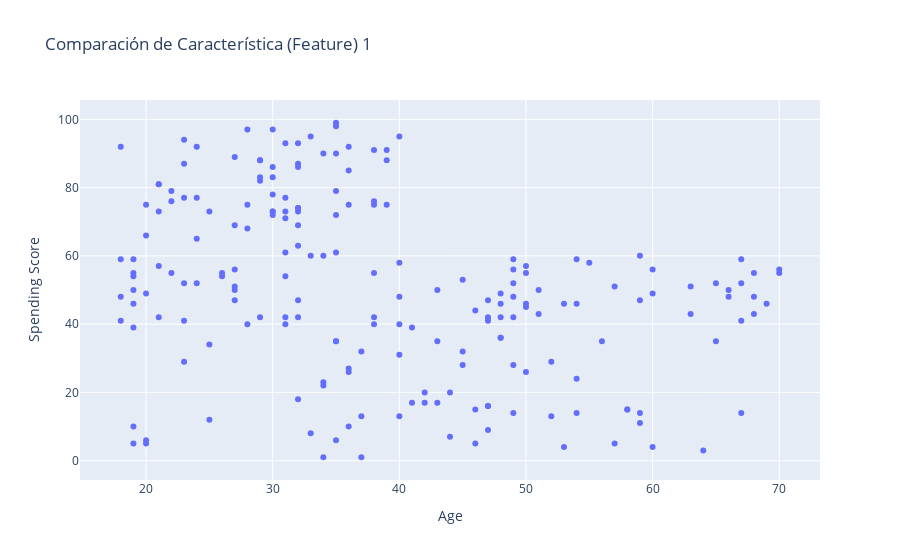

The code cell stored with this chart in its notebook:
### Markdown cell above
### Pre-investigación de Características

### Code cell
trace1 = go.Scatter(
    x = data.Age,
    y = data.Spending_Score,
    mode = 'markers',
    #xaxis = 'x1',
    yaxis = 'y1',
    name = "Spending Score"

)

layout = dict(title = 'Comparación de Característica (Feature) 1',
             xaxis = dict(title = 'Age', ticklen = 5,zeroline = False),
             yaxis = dict(title = 'Spending Score', ticklen = 5, zeroline = False))

data1 = [trace1]
iplot(go.Figure(data = data1, layout = layout))

### Figure 1 — Plotly figure (JSON) as saved in the notebook; plotly's stock layout.template omitted (floating-point values rounded to 4 significant figures; data arrays with more than 128 entries replaced by an {"elided": "..."} marker saying what was removed)
{"data": [{"mode": "markers", "name": "Spending Score", "type": "scatter", "x": {"elided": "200 int values"}, "y": {"elided": "200 int values"}, "yaxis": "y"}], "layout": {"title": {"text": "Comparación de Característica (Feature) 1"}, "xaxis": {"ticklen": 5, "title": {"text": "Age"}, "zeroline": false}, "yaxis": {"ticklen": 5, "title": {"text": "Spending Score"}, "zeroline": false}}}
